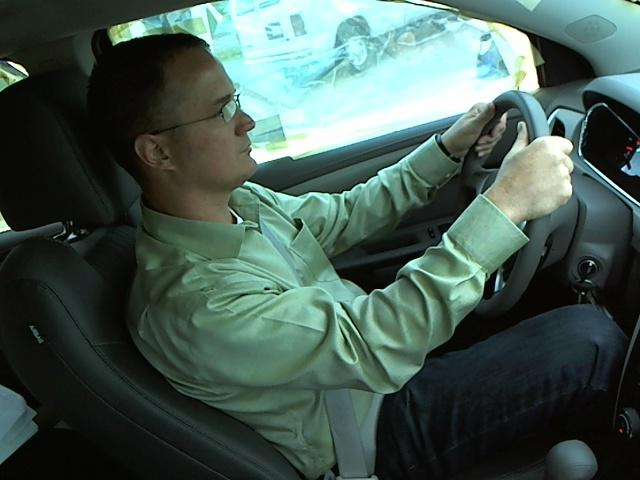
#> input picture Image_Preprosessing/img_Code_data/img_1355.jpg, 640 x 480 px, given in place of video x1.mp4, which was not available
$ jupyter execute Optical_flow.ipynb   (text cells are left out)
#> lines starting #> are read from the running program, lines starting #| are printed output that depends on the picture; after the words box and inside, x2 and y2 are one past the last pixel; in counts of white or black regions, pixels touching at a corner belong together; pictures that were not available may be replaced by others from this repository, and a replacement may not be noted
[cell 1]
import numpy as np
import cv2 as cv
import matplotlib.pyplot as plt
from IPython.display import clear_output
import time

[cell 2]
## Change video name here
cap = cv.VideoCapture('Building Dataset/video x1.mp4')
# params for ShiTomasi corner detection
feature_params = dict( maxCorners = 100,
                       qualityLevel = 0.3,
                       minDistance = 7,
                       blockSize = 7 )
# Parameters for lucas kanade optical flow
lk_params = dict( winSize  = (15, 15),
                  maxLevel = 2,
                  criteria = (cv.TERM_CRITERIA_EPS | cv.TERM_CRITERIA_COUNT, 10, 0.03))
# Create some random colors
color = np.random.randint(0, 255, (100, 3))
# Take first frame and find corners in it
ret, old_frame = cap.read()
#> old_frame is the input picture: shape (480, 640, 3); mean B, G, R 82.9, 90.5, 69.7
old_gray = cv.cvtColor(old_frame, cv.COLOR_BGR2GRAY)
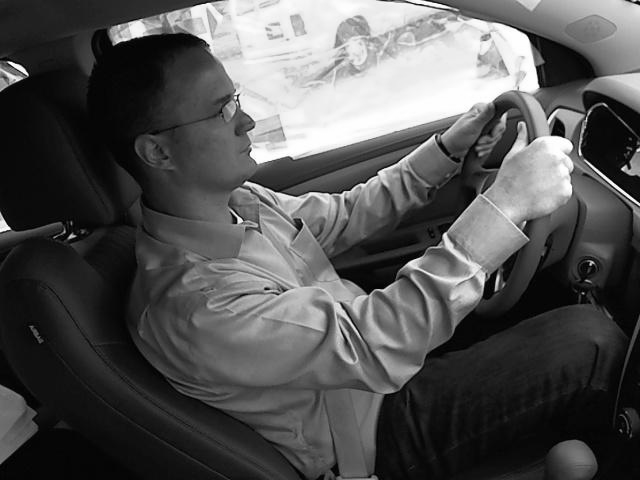
#> old_gray: shape (480, 640); min 0, max 255, mean 83.4
p0 = cv.goodFeaturesToTrack(old_gray, mask = None, **feature_params)
#> p0 = 26 rows, first 8: [624, 168], [591, 263], [8, 228], [236, 96], [25, 76], [239, 220], [551, 132], [562, 134]
# Create a mask image for drawing purposes
mask = np.zeros_like(old_frame)
while(1):
    ret, frame = cap.read()
    if not ret:
        print('No frames grabbed!')
        break
    frame_gray = cv.cvtColor(frame, cv.COLOR_BGR2GRAY)
    # calculate optical flow
    p1, st, err = cv.calcOpticalFlowPyrLK(old_gray, frame_gray, p0, None, **lk_params)
#> p1 has the same summary as p0; st = 26 values from 1 to 1; err = 26 values from 0 to 0
    # Select good points
    if p1 is not None:
        good_new = p1[st==1]
#> good_new = 26 pairs, first value 8 to 635, second value 1 to 294
        good_old = p0[st==1]
#> good_old has the same summary as good_new
    # draw the tracks
    for i, (new, old) in enumerate(zip(good_new, good_old)):
        a, b = new.ravel()
        c, d = old.ravel()
        mask = cv.line(mask, (int(a), int(b)), (int(c), int(d)), color[i].tolist(), 2)
        frame = cv.circle(frame, (int(a), int(b)), 5, color[i].tolist(), -1)
#> this loop made 26 passes
#> (a, b, c, d) on passes 1 to 12: (624, 168, 624, 168), (591, 263, 591, 263), (8, 228, 8, 228), (236, 96, 236, 96), (25, 76, 25, 76), (239, 220, 239, 220), (551, 132, 551, 132), (562, 134, 562, 134), (520, 124, 520, 124), (114, 42, 114, 42), (445, 235, 445, 235), (341, 196, 341, 196)
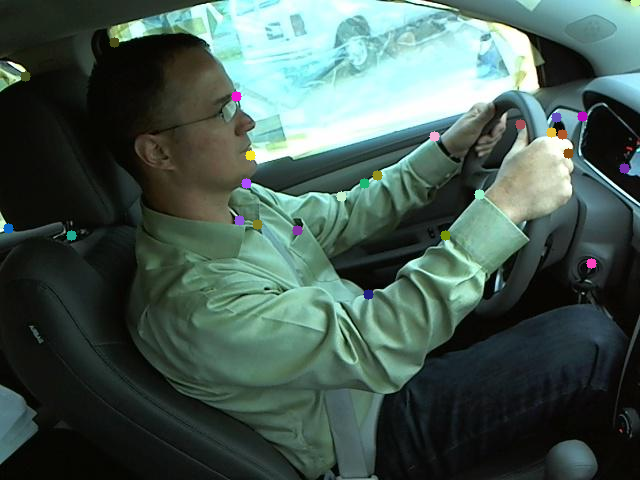
#> frame: shape (480, 640, 3); mean B, G, R 83, 90.4, 70
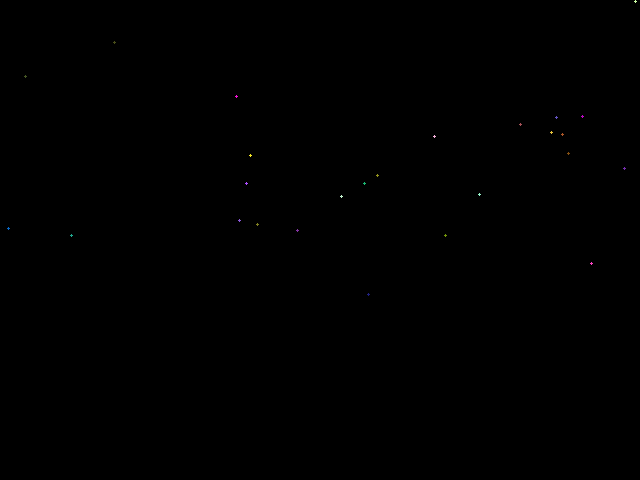
#> mask: shape (480, 640, 3); mean of channels 0, 1, 2 0.1, 0.1, 0.1; drawn as B, G, R
    img = cv.add(frame, mask)
    plt.imshow(img)
#> (this line was passed over: IPython is not available in this run)
    plt.show()
    clear_output(wait=True)
    k = cv.waitKey(30) & 0xff
#> (key q is pressed here)
    if k == 27:
        break
    # Now update the previous frame and previous points
    old_gray = frame_gray.copy()
    p0 = good_new.reshape(-1, 1, 2)
cv.destroyAllWindows()

[cell 3]
import cv2 as cv
import numpy as np


# The video feed is read in as
# a VideoCapture object
cap = cv.VideoCapture("Building Dataset/video x1.mp4")

# ret = a boolean return value from
# getting the frame, first_frame = the
# first frame in the entire video sequence
ret, first_frame = cap.read()

# Converts frame to grayscale because we
# only need the luminance channel for
# detecting edges - less computationally
# expensive
prev_gray = cv.cvtColor(first_frame, cv.COLOR_BGR2GRAY)

# Creates an image filled with zero
# intensities with the same dimensions
# as the frame
mask = np.zeros_like(first_frame)

# Sets image saturation to maximum
mask[..., 1] = 255

while(cap.isOpened()):

    # ret = a boolean return value from getting
    # the frame, frame = the current frame being
    # projected in the video
    ret, frame = cap.read()

    # Opens a new window and displays the input
    # frame
    cv.imshow("input", frame)

    # Converts each frame to grayscale - we previously
    # only converted the first frame to grayscale
    gray = cv.cvtColor(frame, cv.COLOR_BGR2GRAY)

    # Calculates dense optical flow by Farneback method
    flow = cv.calcOpticalFlowFarneback(prev_gray, gray,
                                       None,
                                       0.5, 3, 15, 3, 5, 1.2, 0)

    # Computes the magnitude and angle of the 2D vectors
    magnitude, angle = cv.cartToPolar(flow[..., 0], flow[..., 1])
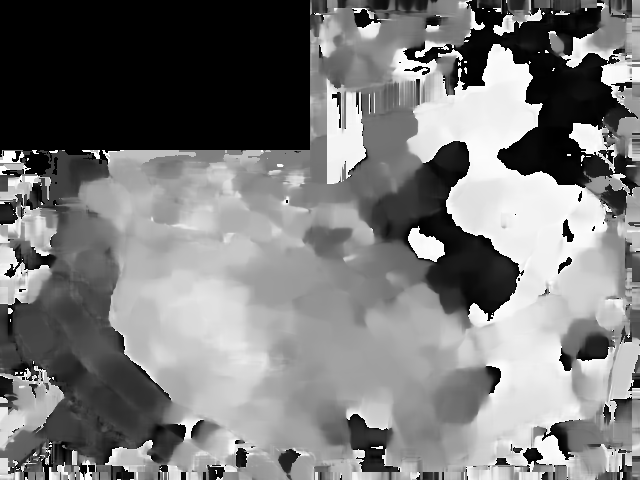
#> angle: shape (480, 640) float32; min 0, max 6.28, mean 3; drawn with min black and max white

    # Sets image hue according to the optical flow
    # direction
    mask[..., 0] = angle * 180 / np.pi / 2
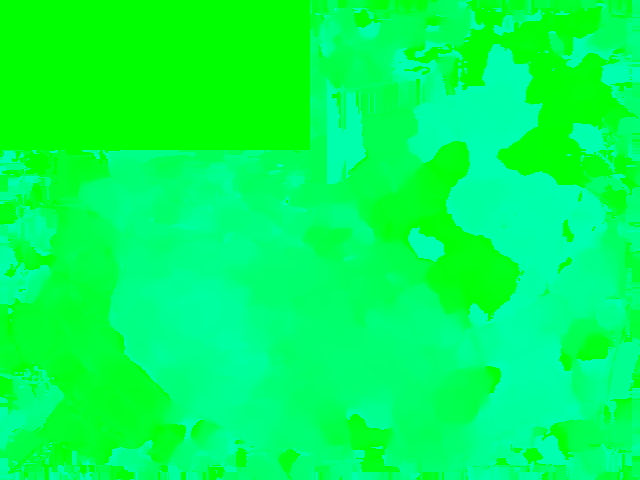
#> mask: shape (480, 640, 3); mean of channels 0, 1, 2 85.4, 255, 0; drawn as B, G, R

    # Sets image value according to the optical flow
    # magnitude (normalized)
    mask[..., 2] = cv.normalize(magnitude, None, 0, 255, cv.NORM_MINMAX)
#> mask: shape (480, 640, 3); 1.04% of pixels changed, all inside (x1, y1, x2, y2) = (0, 0, 640, 480)

    # Converts HSV to RGB (BGR) color representation
    rgb = cv.cvtColor(mask, cv.COLOR_HSV2BGR)

    # Opens a new window and displays the output frame
    cv.imshow("dense optical flow", rgb)

    # Updates previous frame
    prev_gray = gray

    # Frames are read by intervals of 1 millisecond. The
    # programs breaks out of the while loop when the
    # user presses the 'q' key
    if cv.waitKey(1) & 0xFF == ord('q'):
#> (key q is pressed here)
        break

# The following frees up resources and
# closes all windows
cap.release()
cv.destroyAllWindows()

$ run again, on Image_Preprosessing/img_Code_data/img_1395.jpg
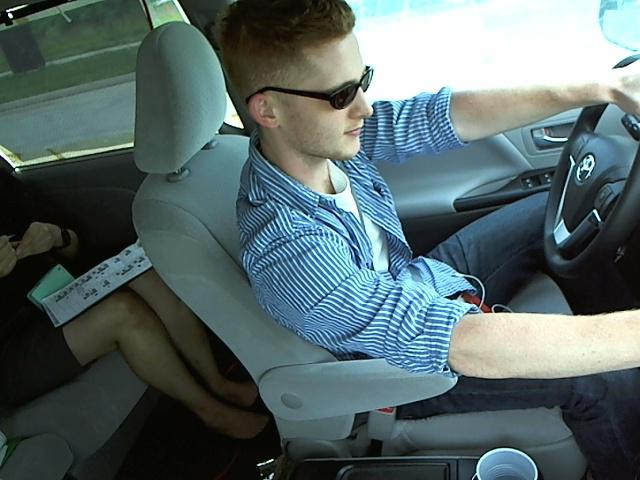
#> input picture Image_Preprosessing/img_Code_data/img_1395.jpg, 640 x 480 px, given in place of video x1.mp4, which was not available
#> old_frame is the input picture: shape (480, 640, 3); mean B, G, R 104.6, 103.7, 86.8
#> `old_gray = cv.cvtColor(old_frame, cv.COLOR_BGR2GRAY)`:
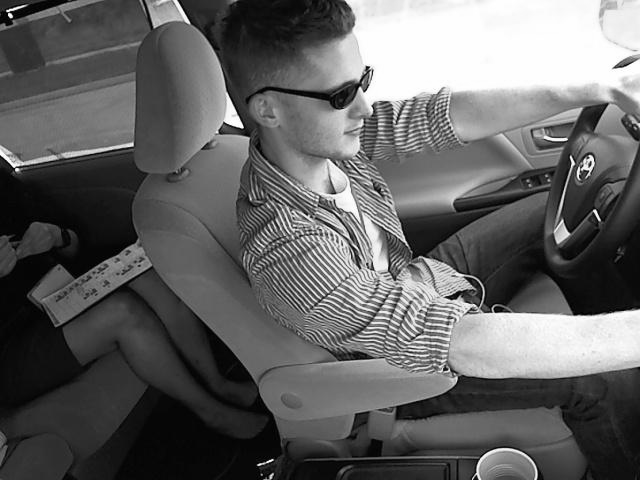
#> old_gray: shape (480, 640); min 0, max 255, mean 98.7
#> p0 = 27 rows, first 8: [10, 13], [494, 310], [368, 68], [588, 167], [15, 168], [590, 157], [240, 125], [447, 369]
#> p1 has the same summary as p0; st = 27 values from 1 to 1; err = 27 values from 0 to 0
#> good_new = 27 pairs, first value 10 to 592, second value 13 to 478
#> good_old has the same summary as good_new
#> the loop `for i, (new, old) in enumerate(zip(good_new, good_old)):` made 27 passes
#> (a, b, c, d) on passes 1 to 8: (10, 13, 10, 13), (494, 310, 494, 310), (368, 68, 368, 68), (588, 167, 588, 167), (15, 168, 15, 168), (590, 157, 590, 157), (240, 125, 240, 125), (447, 369, 447, 369)
#> `mask[..., 2] = cv.normalize(magnitude, None, 0, 255, cv.NORM_MINMAX)`:
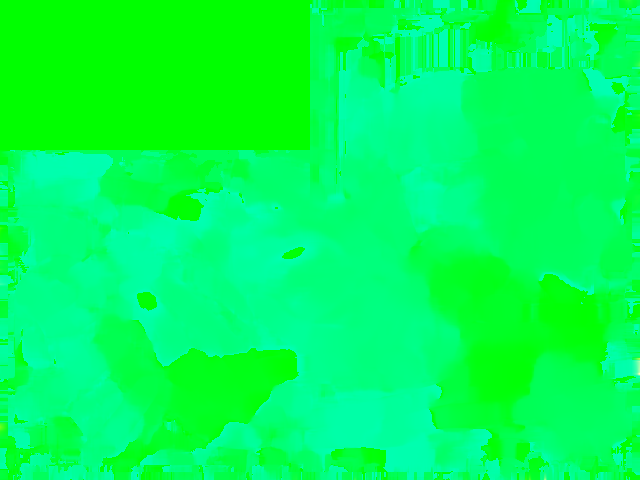
#> mask: shape (480, 640, 3); mean of channels 0, 1, 2 87.7, 255, 0.1; drawn as B, G, R

$ run again, on Image_Preprosessing/img_Code_data/img_735.jpg
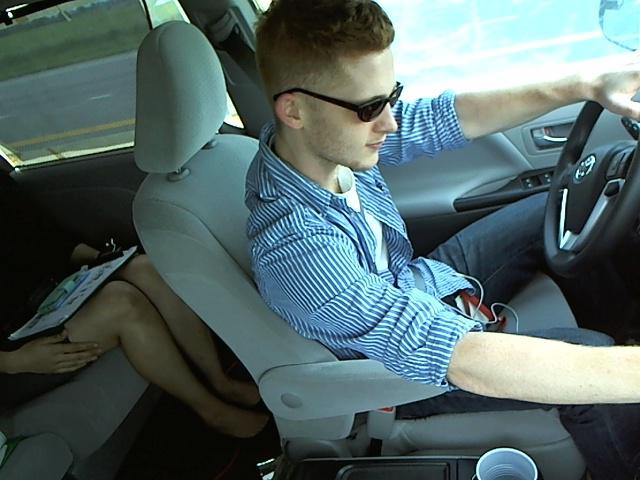
#> input picture Image_Preprosessing/img_Code_data/img_735.jpg, 640 x 480 px, given in place of video x1.mp4, which was not available
#> old_frame is the input picture: shape (480, 640, 3); mean B, G, R 102.4, 102.5, 83.4
#> `old_gray = cv.cvtColor(old_frame, cv.COLOR_BGR2GRAY)`:
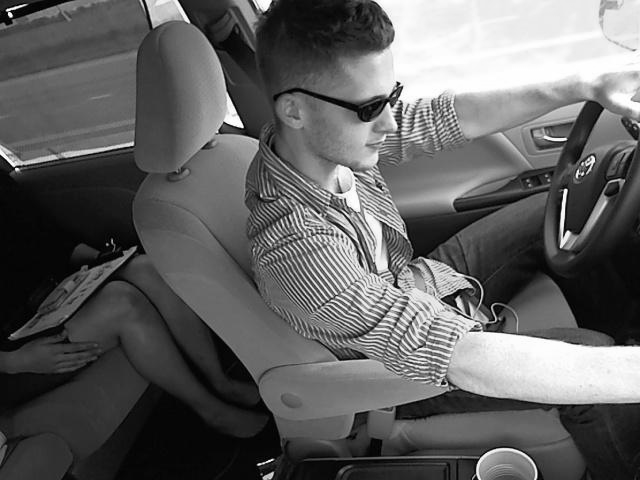
#> old_gray: shape (480, 640); min 0, max 255, mean 96.8
#> p0 = 31 rows, first 8: [9, 11], [399, 84], [241, 125], [14, 167], [591, 158], [445, 383], [568, 231], [564, 188]
#> p1 has the same summary as p0; st = 31 values from 1 to 1; err = 31 values from 0 to 0
#> good_new = 31 pairs, first value 9 to 591, second value 11 to 383
#> good_old has the same summary as good_new
#> the loop `for i, (new, old) in enumerate(zip(good_new, good_old)):` made 31 passes
#> (a, b, c, d) on passes 1 to 8: (9, 11, 9, 11), (399, 84, 399, 84), (241, 125, 241, 125), (14, 167, 14, 167), (591, 158, 591, 158), (445, 383, 445, 383), (568, 231, 568, 231), (564, 188, 564, 188)
#> `mask[..., 2] = cv.normalize(magnitude, None, 0, 255, cv.NORM_MINMAX)`:
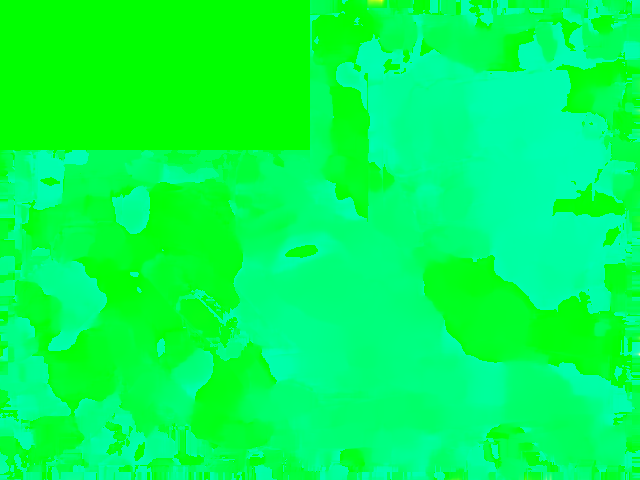
#> mask: shape (480, 640, 3); mean of channels 0, 1, 2 83.8, 255, 0.1; drawn as B, G, R

$ run again, on Image_Preprosessing/img_Code_data/img_844.jpg
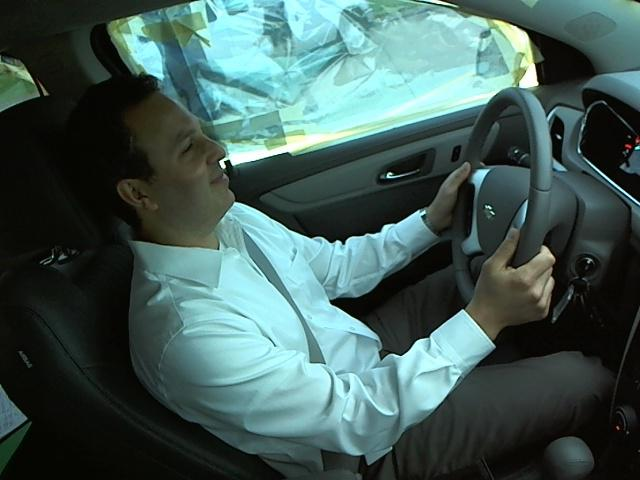
#> input picture Image_Preprosessing/img_Code_data/img_844.jpg, 640 x 480 px, given in place of video x1.mp4, which was not available
#> old_frame is the input picture: shape (480, 640, 3); mean B, G, R 88.5, 92, 66.9
#> `old_gray = cv.cvtColor(old_frame, cv.COLOR_BGR2GRAY)`:
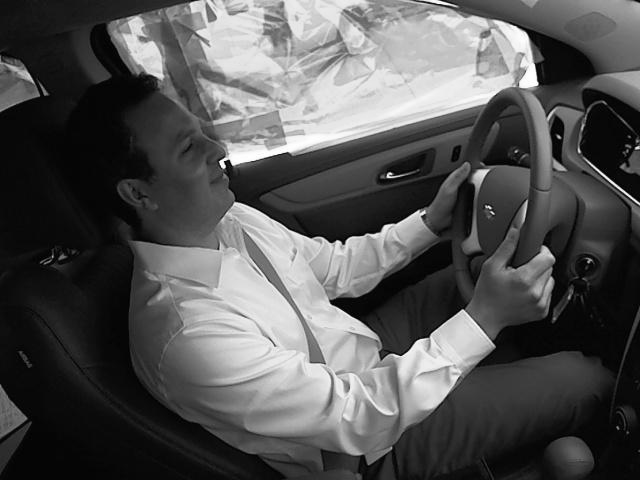
#> old_gray: shape (480, 640); min 0, max 255, mean 84.1
#> p0 = 13 rows, first 8: [223, 162], [389, 175], [342, 242], [535, 84], [223, 170], [488, 208], [589, 260], [423, 217]
#> p1 has the same summary as p0; st = [1, 1, 1, 1, 1, 1, 1, 1, 1, 1, 1, 1, 1]; err = [0, 0, 0, 0, 0, 0, 0, 0, 0, 0, 0, 0, 0]
#> good_new has the same summary as p0
#> good_old has the same summary as p0
#> the loop `for i, (new, old) in enumerate(zip(good_new, good_old)):` made 13 passes
#> (a, b, c, d) on passes 1 to 8: (223, 162, 223, 162), (389, 175, 389, 175), (342, 242, 342, 242), (535, 84, 535, 84), (223, 170, 223, 170), (488, 208, 488, 208), (589, 260, 589, 260), (423, 217, 423, 217)
#> `mask[..., 2] = cv.normalize(magnitude, None, 0, 255, cv.NORM_MINMAX)`:
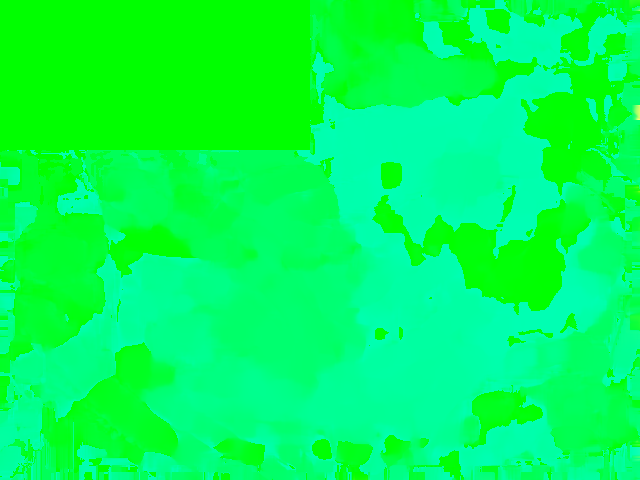
#> mask: shape (480, 640, 3); mean of channels 0, 1, 2 87.6, 255, 0.1; drawn as B, G, R
